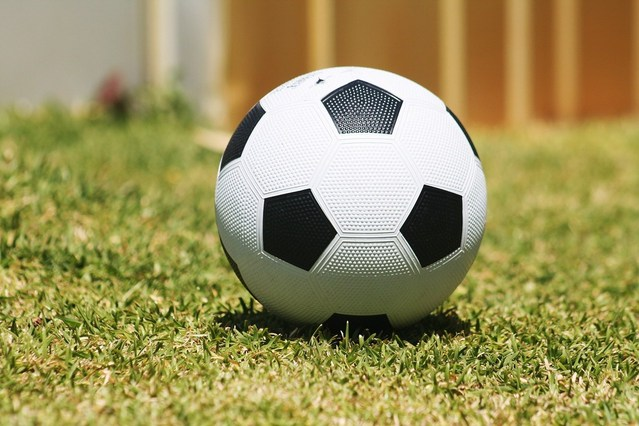
#> input picture pyva/balon.jpg, 639 x 426 px
$ python TrasladarNumpy.py
#> lines starting #> are read from the running program, lines starting #| are printed output that depends on the picture
### pyva/utilidades.py
import cv2
import numpy as np
#aunque aparece unresolved imports, funciona
import imutils as iu

def leeImagen(ruta:str):
#> called with ruta = 'balon.jpg'
    return cv2.imread(ruta)
#> returned value is the input picture: shape (426, 639, 3); mean B, G, R 90.8, 145.8, 155.9
'''
obtiene la anchura de una imagen a partir de la ruta de dicha imagen
'''
def getWidthImage(ruta:str)->int:
    return leeImagen(ruta).shape[1]
    #return cv2.imread(ruta).shape[1]

'''
obtiene la altura de una imagen a partir de la ruta de dicha imagen
'''
def getHeightImage(ruta:str)->int:
    return leeImagen(ruta).shape[0]
    #return cv2.imread(ruta).shape[0]

def numChannels(ruta:str)->int:
    return leeImagen(ruta).shape[2]


def mostrarImagen(nombreImagen,ruta:str):
    cv2.imshow(nombreImagen,leeImagen(ruta))
    cv2.waitKey(2000)

def guardaImagen(nombre,ruta:str):
    cv2.imwrite(nombre,leeImagen(ruta))

def porcionImagen(ruta,h0,h1,w0,w1):
    return leeImagen(ruta)[h0:h1,w0:w1]

def muestraPorcionImagen(nombre,ruta,h0,h1,w0,w1):
    cv2.imshow(nombre,porcionImagen(ruta,h0,h1,w0,w1))
    cv2.waitKey(0)

def getCanvas(altura,anchura,canales,tipo):
    return np.zeros((altura,anchura,canales),dtype=tipo)

#desplaza una imagen usando NumPy
def desplazarNP(imagen, x, y):
    imagen=leeImagen(imagen)
    M = np.float32([[1,0,x], [0,1,y]])
    return cv2.warpAffine(imagen, M, (imagen.shape[1], imagen.shape[0]))
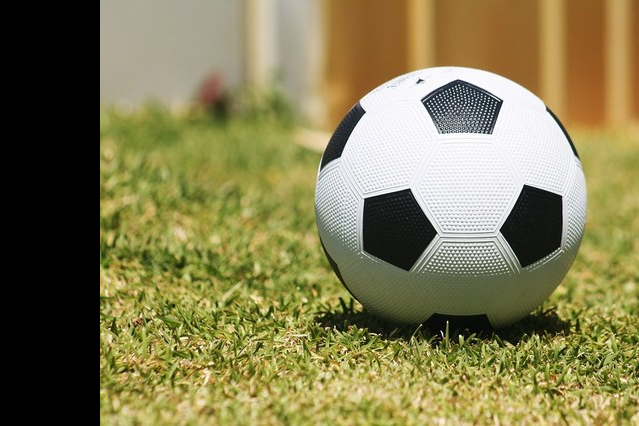
#> returned value: shape (426, 639, 3); mean of channels 0, 1, 2 80.9, 124.2, 131.1; drawn as B, G, R

# [21 lines left out: functions rotarNP, redimensionarNP, not called in this run]

### pyva/TrasladarNumpy.py
import numpy as np
import cv2 as cv
import utilidades as uts
'''
def trasladar(imagen, x, y):
    M = np.float32([[1,0,x], [0,1,y]])
    desplazada = cv.warpAffine(imagen, M, (imagen.shape[1], imagen.shape[0]))
    return desplazada
'''

rutaBalon="balon.jpg"
cv.imshow("uso desplazar versión NumPy",uts.desplazarNP(rutaBalon,100.0,0.0))
cv.waitKey(0)
